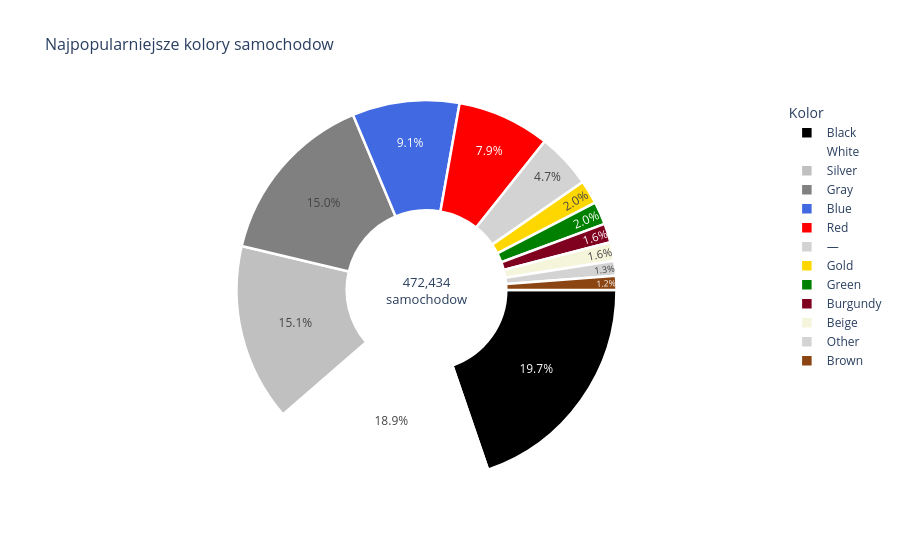

Here is the notebook cell this chart was saved with:
### Code cell
import plotly.graph_objects as go

color_counts = (
    df["color"]
    .fillna("unknown")
    .astype(str)
    .str.lower()
    .str.strip()
    .replace({"": "unknown", "nan": "unknown", "none": "unknown", "null": "unknown"})
    .value_counts()
)

popular_colors = color_counts.nlargest(12)
other_colors = color_counts.iloc[12:].sum()
if other_colors > 0:
    popular_colors = pd.concat([popular_colors, pd.Series({"other": other_colors})])
popular_colors = popular_colors.astype(int)

car_color_map = {
    "black": "black", "white": "white", "silver": "silver",
    "gray": "gray", "grey": "gray", "blue": "royalblue",
    "red": "red", "green": "green", "brown": "saddlebrown",
    "gold": "gold", "yellow": "yellow", "orange": "orange",
    "purple": "purple", "beige": "beige", "burgundy": "#800020",
    "turquoise": "turquoise", "charcoal": "#36454F",
    "off-white": "#FAF9F6", "unknown": "gainsboro", "other": "lightgray",
}

fig = go.Figure(data=[go.Pie(
    labels=[("Unknown" if c == "unknown" else c.title()) for c in popular_colors.index],
    values=popular_colors.to_list(),
    marker=dict(
        colors=[car_color_map.get(c, "lightgray") for c in popular_colors.index],
        line=dict(color="white", width=2.5)
    ),
    hole=0.42,
    direction="clockwise",
    rotation=90,  # was startangle=90
    textposition="inside",
    texttemplate="%{percent:.1%}",
    hovertemplate="<b>%{label}</b><br>Count: %{value:,}<br>Share: %{percent:.1%}<extra></extra>",
)])

fig.update_layout(
    title=dict(text="Najpopularniejsze kolory samochodow", font=dict(size=16)),
    legend=dict(title="Kolor", orientation="v"),
    annotations=[dict(
        text=f"{popular_colors.sum():,}<br>samochodow",
        x=0.5, y=0.5,
        font=dict(size=13),
        showarrow=False
    )],
)

fig.show()

### Figure 1 — Plotly figure (JSON) as saved in the notebook; plotly's stock layout.template omitted (floating-point values rounded to 4 significant figures)
{"data": [{"direction": "clockwise", "hole": 0.42, "hovertemplate": "<b>%{label}</b><br>Count: %{value:,}<br>Share: %{percent:.1%}<extra></extra>", "labels": ["Black", "White", "Silver", "Gray", "Blue", "Red", "—", "Gold", "Green", "Burgundy", "Beige", "Brown", "Other"], "marker": {"colors": ["black", "white", "silver", "gray", "royalblue", "red", "lightgray", "gold", "green", "#800020", "beige", "saddlebrown", "lightgray"], "line": {"color": "white", "width": 2.5}}, "rotation": 90, "textposition": "inside", "texttemplate": "%{percent:.1%}", "type": "pie", "values": [93287, 89262, 71253, 70651, 43067, 37338, 22079, 9564, 9234, 7606, 7446, 5621, 6026]}], "layout": {"annotations": [{"font": {"size": 13}, "showarrow": false, "text": "472,434<br>samochodow", "x": 0.5, "y": 0.5}], "legend": {"orientation": "v", "title": {"text": "Kolor"}}, "title": {"font": {"size": 16}, "text": "Najpopularniejsze kolory samochodow"}}}
